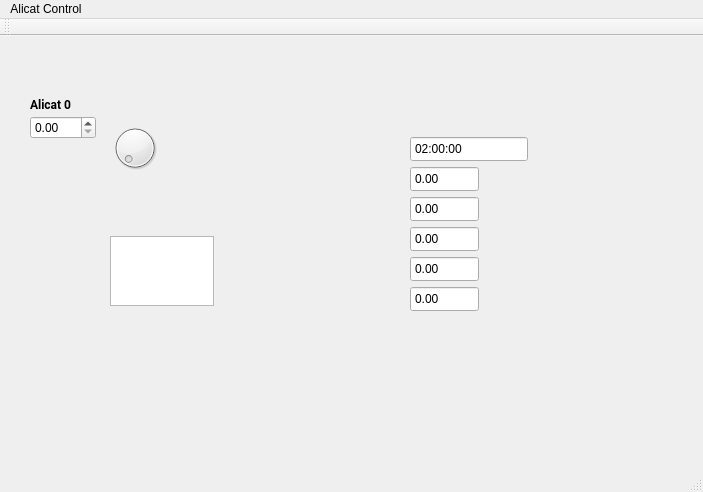
<?xml version="1.0" encoding="UTF-8"?>
<ui version="4.0">
 <class>MainWindow</class>
 <widget class="QMainWindow" name="MainWindow">
  <property name="geometry">
   <rect>
    <x>0</x>
    <y>0</y>
    <width>703</width>
    <height>492</height>
   </rect>
  </property>
  <property name="windowTitle">
   <string>MainWindow</string>
  </property>
  <widget class="QWidget" name="centralWidget">
   <widget class="QDoubleSpinBox" name="mfc0SP">
    <property name="geometry">
     <rect>
      <x>30</x>
      <y>80</y>
      <width>66</width>
      <height>23</height>
     </rect>
    </property>
   </widget>
   <widget class="QLabel" name="label">
    <property name="geometry">
     <rect>
      <x>30</x>
      <y>60</y>
      <width>71</width>
      <height>16</height>
     </rect>
    </property>
    <property name="font">
     <font>
      <family>Roboto</family>
      <weight>75</weight>
      <bold>true</bold>
     </font>
    </property>
    <property name="text">
     <string>Alicat 0</string>
    </property>
   </widget>
   <widget class="QPlainTextEdit" name="plainTextEdit">
    <property name="geometry">
     <rect>
      <x>110</x>
      <y>200</y>
      <width>104</width>
      <height>70</height>
     </rect>
    </property>
   </widget>
   <widget class="QDial" name="dial">
    <property name="geometry">
     <rect>
      <x>110</x>
      <y>80</y>
      <width>50</width>
      <height>64</height>
     </rect>
    </property>
   </widget>
   <widget class="QTimeEdit" name="timeEdit">
    <property name="geometry">
     <rect>
      <x>410</x>
      <y>100</y>
      <width>118</width>
      <height>26</height>
     </rect>
    </property>
    <property name="frame">
     <bool>true</bool>
    </property>
    <property name="readOnly">
     <bool>true</bool>
    </property>
    <property name="buttonSymbols">
     <enum>QAbstractSpinBox::NoButtons</enum>
    </property>
    <property name="displayFormat">
     <string>hh:mm:ss</string>
    </property>
    <property name="timeSpec">
     <enum>Qt::UTC</enum>
    </property>
    <property name="time">
     <time>
      <hour>2</hour>
      <minute>0</minute>
      <second>0</second>
     </time>
    </property>
   </widget>
   <widget class="QDoubleSpinBox" name="Q">
    <property name="geometry">
     <rect>
      <x>410</x>
      <y>130</y>
      <width>69</width>
      <height>26</height>
     </rect>
    </property>
    <property name="readOnly">
     <bool>true</bool>
    </property>
    <property name="buttonSymbols">
     <enum>QAbstractSpinBox::NoButtons</enum>
    </property>
   </widget>
   <widget class="QDoubleSpinBox" name="Q0">
    <property name="geometry">
     <rect>
      <x>410</x>
      <y>160</y>
      <width>69</width>
      <height>26</height>
     </rect>
    </property>
    <property name="readOnly">
     <bool>true</bool>
    </property>
    <property name="buttonSymbols">
     <enum>QAbstractSpinBox::NoButtons</enum>
    </property>
   </widget>
   <widget class="QDoubleSpinBox" name="P">
    <property name="geometry">
     <rect>
      <x>410</x>
      <y>190</y>
      <width>69</width>
      <height>26</height>
     </rect>
    </property>
    <property name="readOnly">
     <bool>true</bool>
    </property>
    <property name="buttonSymbols">
     <enum>QAbstractSpinBox::NoButtons</enum>
    </property>
   </widget>
   <widget class="QDoubleSpinBox" name="T">
    <property name="geometry">
     <rect>
      <x>410</x>
      <y>220</y>
      <width>69</width>
      <height>26</height>
     </rect>
    </property>
    <property name="readOnly">
     <bool>true</bool>
    </property>
    <property name="buttonSymbols">
     <enum>QAbstractSpinBox::NoButtons</enum>
    </property>
   </widget>
   <widget class="QDoubleSpinBox" name="Qsp">
    <property name="geometry">
     <rect>
      <x>410</x>
      <y>250</y>
      <width>69</width>
      <height>26</height>
     </rect>
    </property>
    <property name="readOnly">
     <bool>true</bool>
    </property>
    <property name="buttonSymbols">
     <enum>QAbstractSpinBox::NoButtons</enum>
    </property>
   </widget>
  </widget>
  <widget class="QMenuBar" name="menuBar">
   <property name="geometry">
    <rect>
     <x>0</x>
     <y>0</y>
     <width>703</width>
     <height>22</height>
    </rect>
   </property>
   <widget class="QMenu" name="menuAlicat_Control">
    <property name="title">
     <string>Alicat Control</string>
    </property>
   </widget>
   <addaction name="menuAlicat_Control"/>
  </widget>
  <widget class="QToolBar" name="mainToolBar">
   <attribute name="toolBarArea">
    <enum>TopToolBarArea</enum>
   </attribute>
   <attribute name="toolBarBreak">
    <bool>false</bool>
   </attribute>
  </widget>
  <widget class="QStatusBar" name="statusBar"/>
 </widget>
 <layoutdefault spacing="6" margin="11"/>
 <resources/>
 <connections/>
</ui>
